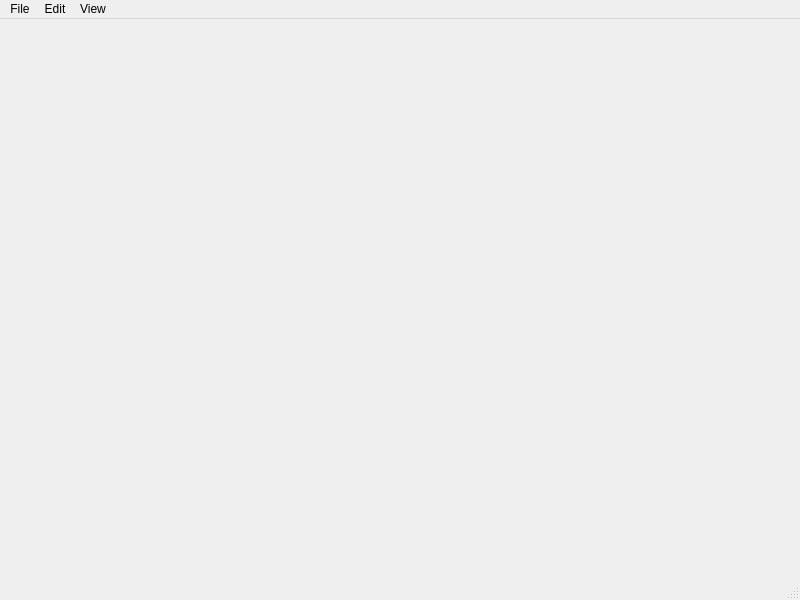
<?xml version="1.0" encoding="UTF-8"?>
<ui version="4.0">
 <class>MainWindow</class>
 <widget class="QMainWindow" name="MainWindow">
  <property name="geometry">
   <rect>
    <x>0</x>
    <y>0</y>
    <width>800</width>
    <height>600</height>
   </rect>
  </property>
  <property name="windowTitle">
   <string>Audio Editor</string>
  </property>
  <widget class="QWidget" name="centralwidget">
   <layout class="QVBoxLayout" name="verticalLayout"/>
  </widget>
  <widget class="QMenuBar" name="menubar">
   <property name="geometry">
    <rect>
     <x>0</x>
     <y>0</y>
     <width>800</width>
     <height>21</height>
    </rect>
   </property>
   <widget class="QMenu" name="menuFile">
    <property name="title">
     <string>File</string>
    </property>
    <addaction name="actionNew"/>
    <addaction name="actionOpen"/>
    <addaction name="actionSave"/>
    <addaction name="actionSave_as"/>
   </widget>
   <widget class="QMenu" name="menuEdit">
    <property name="title">
     <string>Edit</string>
    </property>
    <addaction name="actionUndo"/>
    <addaction name="actionRedo"/>
    <addaction name="separator"/>
    <addaction name="actionCut"/>
    <addaction name="actionCopy"/>
    <addaction name="actionPaste"/>
    <addaction name="separator"/>
    <addaction name="actionDelete"/>
    <addaction name="actionTrim"/>
   </widget>
   <widget class="QMenu" name="menuView">
    <property name="title">
     <string>View</string>
    </property>
   </widget>
   <addaction name="menuFile"/>
   <addaction name="menuEdit"/>
   <addaction name="menuView"/>
  </widget>
  <widget class="QStatusBar" name="statusbar"/>
  <action name="actionNew">
   <property name="text">
    <string>New</string>
   </property>
   <property name="shortcut">
    <string>Ctrl+N</string>
   </property>
  </action>
  <action name="actionOpen">
   <property name="text">
    <string>Open...</string>
   </property>
   <property name="shortcut">
    <string>Ctrl+O</string>
   </property>
  </action>
  <action name="actionUndo">
   <property name="text">
    <string>Undo</string>
   </property>
   <property name="shortcut">
    <string>Ctrl+Z</string>
   </property>
  </action>
  <action name="actionRedo">
   <property name="text">
    <string>Redo</string>
   </property>
   <property name="shortcut">
    <string>Ctrl+Y</string>
   </property>
  </action>
  <action name="actionCut">
   <property name="text">
    <string>Cut</string>
   </property>
   <property name="shortcut">
    <string>Ctrl+X</string>
   </property>
  </action>
  <action name="actionCopy">
   <property name="text">
    <string>Copy</string>
   </property>
   <property name="shortcut">
    <string>Ctrl+C</string>
   </property>
  </action>
  <action name="actionPaste">
   <property name="text">
    <string>Paste</string>
   </property>
   <property name="shortcut">
    <string>Ctrl+V</string>
   </property>
  </action>
  <action name="actionTrim">
   <property name="text">
    <string>Trim</string>
   </property>
   <property name="shortcut">
    <string>T</string>
   </property>
  </action>
  <action name="actionSave">
   <property name="text">
    <string>Save</string>
   </property>
   <property name="shortcut">
    <string>Ctrl+S</string>
   </property>
  </action>
  <action name="actionSave_as">
   <property name="text">
    <string>Save as...</string>
   </property>
   <property name="shortcut">
    <string>Ctrl+Shift+S</string>
   </property>
  </action>
  <action name="actionDelete">
   <property name="text">
    <string>Delete</string>
   </property>
   <property name="shortcut">
    <string>Del</string>
   </property>
  </action>
 </widget>
 <resources/>
 <connections/>
</ui>
